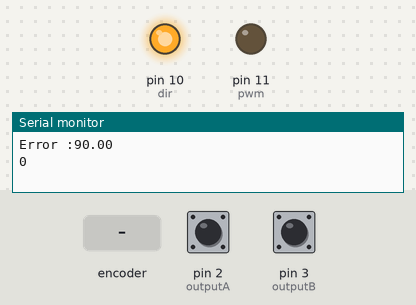
This sketch was run on a simulated Arduino Uno, built with avr-gcc and run on an emulated ATmega328P. On the bench: output pins drawn as LEDs (lit = HIGH), the last lines printed to the serial monitor. The test bench sets the inputs (shaded band); at power-on: pin 2 (outputA) HIGH, pin 3 (outputB) HIGH.

Above: at 0.05 s.
At 1.26 s:
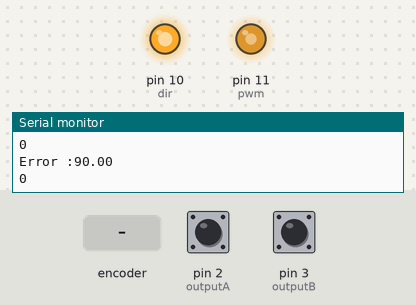
1.3 s: rotary encoder on pin 2 (outputA) / pin 3 (outputB) turned 1 step (first pin leading)
At 2.8 s:
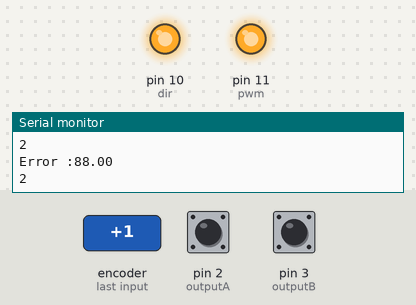
Timing chart, 0 to 4.3 s (numbered marks = the images above; inputs shaded):
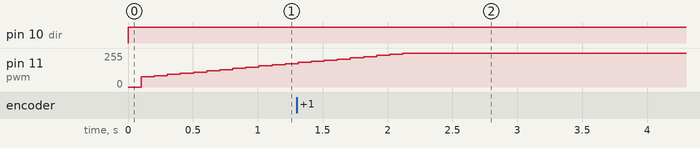

The sketch:

pid.ino
```cpp
int outputA =2;
int outputB=3;
unsigned long lastTime;
double output,setpoint=90;
;
double errsum,lasterr;
double kp,ki,kd;
double counter = 0;
int pwm = 11;
int dir =10;
int degree=0;
const int encoderPPR = 550;
int aState, bState;
int aLastState, bLastState;
double error;
void Compute()
{
  degree = counter * 360 / encoderPPR;
  unsigned long now = millis();
  double timeChange = (double)(now-lastTime);
  error = setpoint - degree;
  errsum += error*timeChange;
  double derr = (error-lasterr)/timeChange;
  output = kp * error + ki * errsum + kd*derr;
  output = constrain(output,-255,255);
  output = abs(output);
  lasterr=error;
  lastTime = now;
  Serial.print("Error :");
  Serial.println(error);
  if(error>0)
  {

  }
  }
void SetTunings(double Kp,double Ki,double Kd)
{
  kp=Kp;
  ki=Ki;
  kd=Kd;
  }
void setup() {
  pinMode(outputA, INPUT_PULLUP);
  pinMode(outputB, INPUT_PULLUP);
  pinMode(pwm, OUTPUT);
  pinMode(dir, OUTPUT);
  Serial.begin(9600);

  aLastState = digitalRead(outputA);
  bLastState = digitalRead(outputB);

  attachInterrupt(digitalPinToInterrupt(outputA), readEncoderA, CHANGE);
  attachInterrupt(digitalPinToInterrupt(outputB), readEncoderB, CHANGE);

}

void loop() {
  degree = (counter/encoderPPR)*360;
  SetTunings(-0.75,-0.001,0);
  Compute();
  if(degree<setpoint)
  {
    digitalWrite(dir,HIGH);
    analogWrite(pwm,output);
    }

  else if(degree>setpoint)
  {
    digitalWrite(dir,LOW);
    analogWrite(pwm,output);
  }
  else
  {
    analogWrite(pwm,0);
  }
  Serial.println(degree);
  delay(100);

}
void readEncoderA() {
  aState = digitalRead(outputA);
  bState = digitalRead(outputB);

  if (aState != aLastState) {
    if (aState == bState) {
      counter--;
    } else {
      counter++;
    }
    aLastState = aState;
  }

}

void readEncoderB() {
  aState = digitalRead(outputA);
  bState = digitalRead(outputB);

  if (bState != bLastState) {
    if (aState != bState) {
      counter--;
    } else {
      counter++;
    }
    bLastState = bState;
  }
}
```
